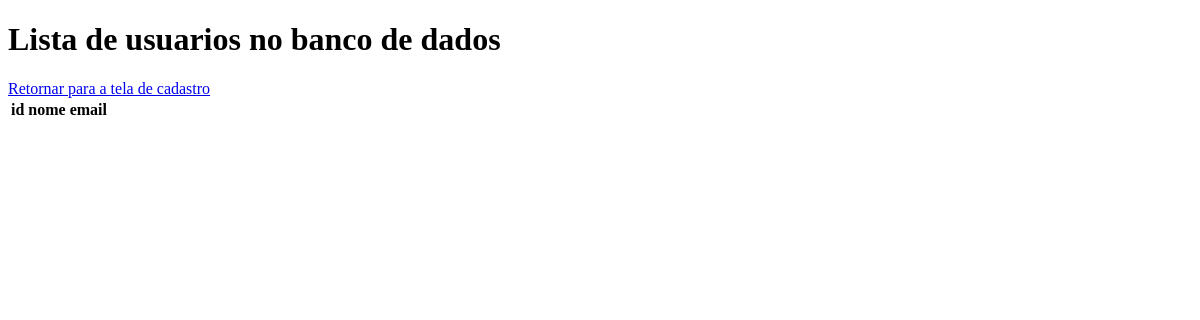
The app's page /users, older data.
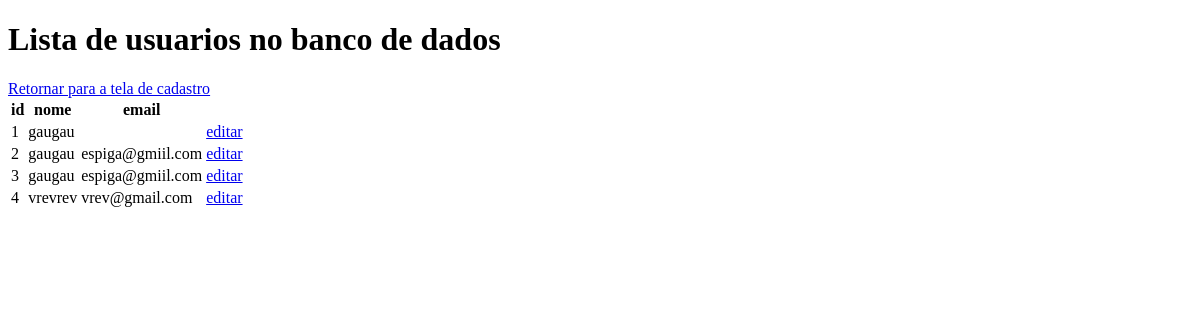
The same page, newer data.
### tables this page shows
CREATE TABLE usuarios (
            id INTEGER PRIMARY KEY AUTOINCREMENT,
            nome TEXT,
            email TEXT,
            senha TEXT
        );

### app.py (the view)
@app.route('/users') #rota que fica os usuários cadastrados no banco de dados
def render_index(): #estrutura de função para colocar o método que renderiza o template
    users = get_users() #guarda os usuarios cadastrados da função get_users do banco de dados, e atribui na variavel
    return render_template("index.html", usuarios=users)

### database.py (called while the page is built)
def get_connection(): #cria uma função para se conectar com o banco de dados
    connection = sql.connect("usuarios.db") #usa o metodo do sqlite para se conectar
    return connection

def get_users(): #estrutura da função que lê os dados e os retorna
    connection = get_connection() #inicia a conexão
    cursor = connection.cursor() # da conexão ele pega o método cursor
    cursor.execute("""
    SELECT id, nome, email FROM usuarios""")
    users = cursor.fetchall()#atribui todos os dados buscados no cursor dentro da variavel
    connection.close()#fecha a conexão
    return users #retorna os usuarios do banco de dados

### templates/index.html (shortened to what this page needs)
<!DOCTYPE html>
<html lang="en">
<head>
</head>
<body>
    <h1>Lista de usuarios no banco de dados</h1>
    <div>
        <a href="/">Retornar para a tela de cadastro</a>
    </div>
    <table>
        <thead>
            <tr>
                <th>id</th>
                <th>nome</th>
                <th>email</th>
            </tr>
        </thead>
        <tbody>
        {% for usuario in usuarios %}
    <tr>
        <td>{{ usuario[0] }}</td>
        <td>{{ usuario[1] }}</td>
        <td>{{ usuario[2] }}</td>
        <td><a href="{{ url_for('show_data_to_edit', id=usuario[0]) }}">editar</a></td>
    </tr>
        {% endfor %}
        </tbody>
    </table>
</body>
</html>

Row changes from the older to the newer data that the page shows:
added usuarios: id "1", nome "gaugau"
added usuarios: id "2", nome "gaugau", email "espiga@gmiil.com"
added usuarios: id "3", nome "gaugau", email "espiga@gmiil.com"
added usuarios: id "4", nome "vrevrev", email "vrev@gmail.com"
